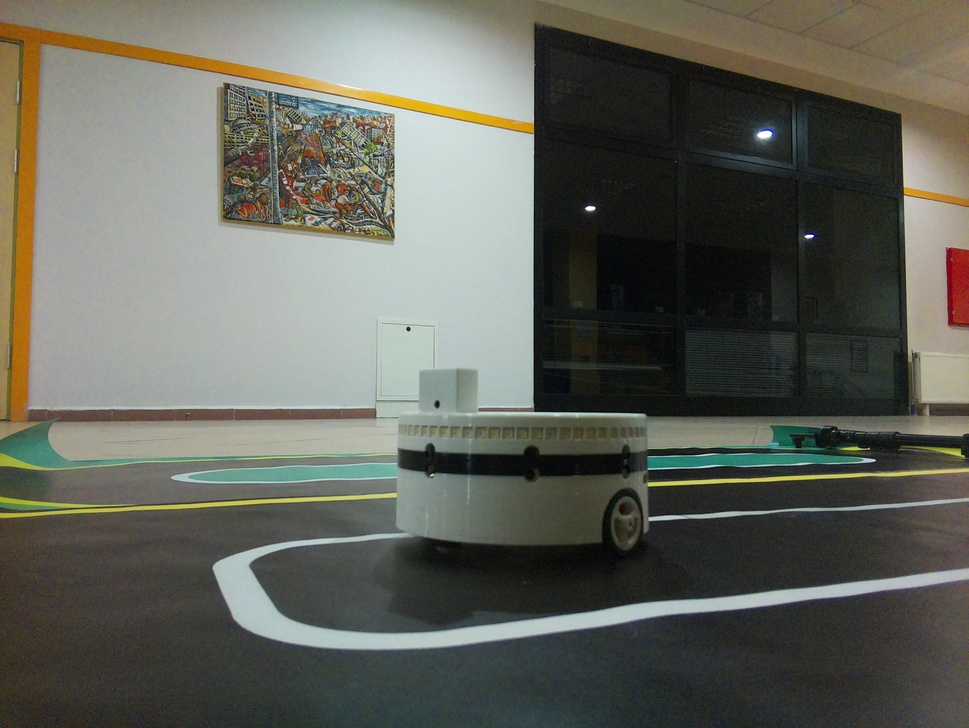
#> input picture Konsol4/input/1.jpg, 969 x 728 px, shrunk from 3280 x 2464 before the run; its folder holds only this picture in this run
$ python main.py
#> lines starting #> are read from the running program, lines starting #| are printed output that depends on the picture; after the words box and inside, x2 and y2 are one past the last pixel; in counts of white or black regions, pixels touching at a corner belong together
import cv2
import os
import argparse

def contour_detection(blurparam1, blurparam2, blurparam3, cannyparam1, cannyparam2):
    # Görüntülerin bulunduğu klasör yolu
#> called with blurparam1 = 35, blurparam2 = 35, blurparam3 = 2, cannyparam1 = 25, cannyparam2 = 200
    input_folder = "../input"

    # İşlenmiş görüntülerin yazılacağı klasör yolu
    output_folder = "../output"

    # input_folder içindeki görüntülere tek tek erişme
    for image_file in os.listdir(input_folder):

        # Görüntüyü yükle
        image = cv2.imread(os.path.join(input_folder, image_file))
#> image is the input picture: shape (728, 969, 3); mean B, G, R 90.8, 99.6, 98.2

        # Gri tonlamaya dönüştür
        gray = cv2.cvtColor(image, cv2.COLOR_BGR2GRAY)
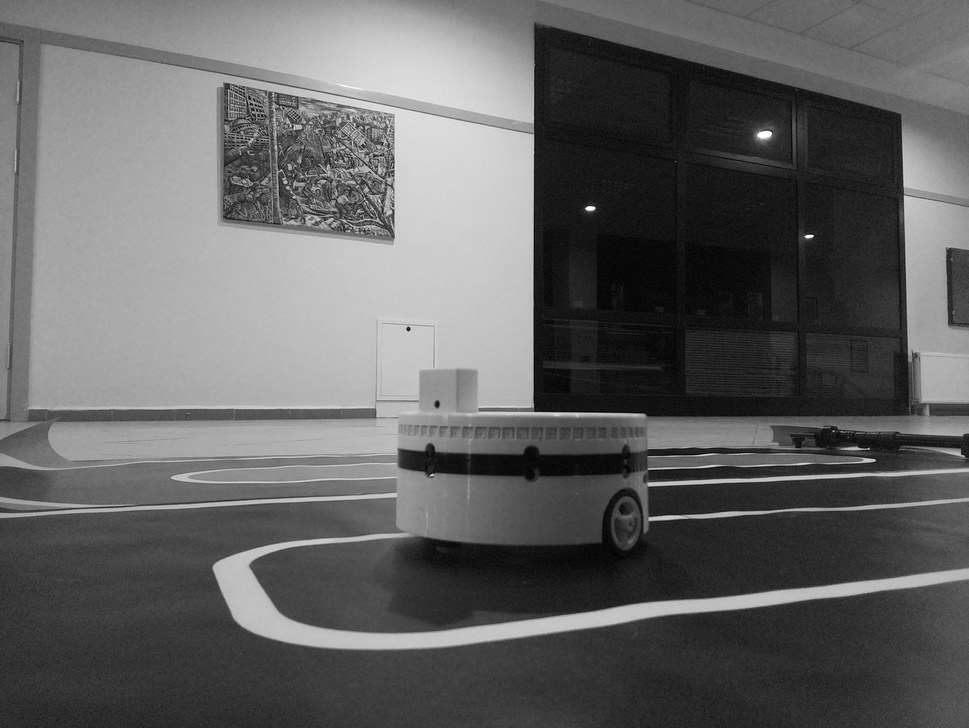
#> gray: shape (728, 969); min 1, max 255, mean 98.2

        # Gürültüyü azaltmak için Gaussian Blur uygula
        blur = cv2.GaussianBlur(gray, (blurparam1, blurparam2), blurparam3)

        # Kenarları belirleme (Canny Edge Detection)
        edges = cv2.Canny(blur, cannyparam1, cannyparam2)
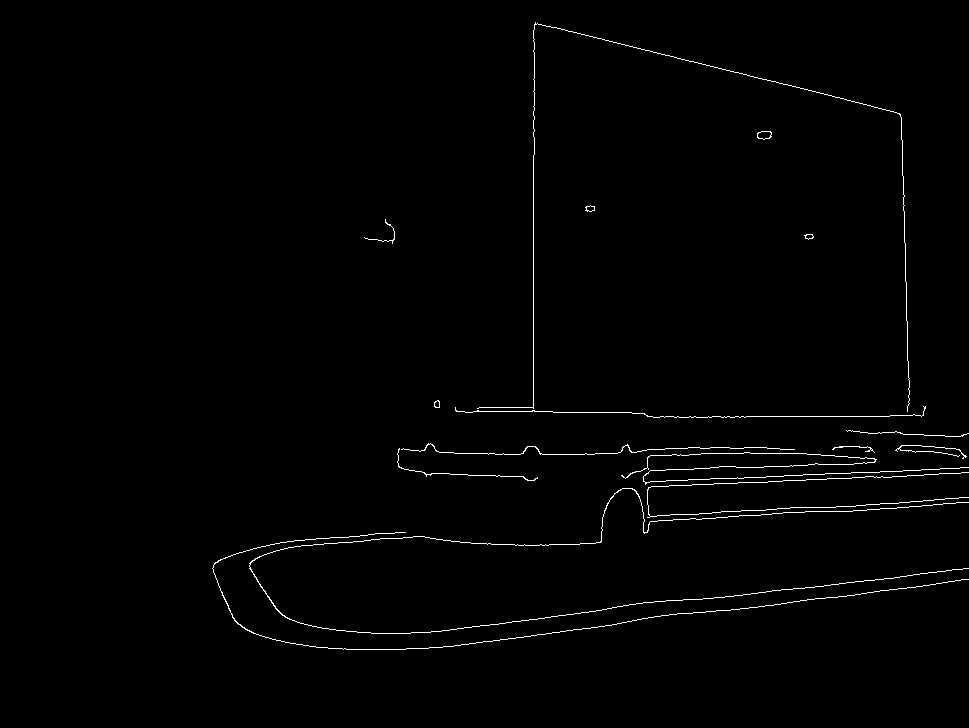
#> edges: shape (728, 969); 0.97% white in thin lines or dots, all inside (x1, y1, x2, y2) = (212, 22, 969, 650)

        # Contour (sınırlar) tespiti
        contours, hierarchy = cv2.findContours(edges, cv2.RETR_EXTERNAL, cv2.CHAIN_APPROX_SIMPLE)
#> contours = 16 contours, 9 with area under 20; largest, box (x1, y1, x2, y2) and area: (757, 131, 772, 140) 92, (249, 488, 969, 634) 64, (585, 205, 595, 212) 38, (212, 532, 969, 650) 31, (434, 400, 440, 408) 31, (804, 234, 814, 240) 31, (401, 443, 795, 455) 28

        # Konturları görüntünün üzerine çiz
        cv2.drawContours(image, contours, -1, (0, 0, 255), 3)
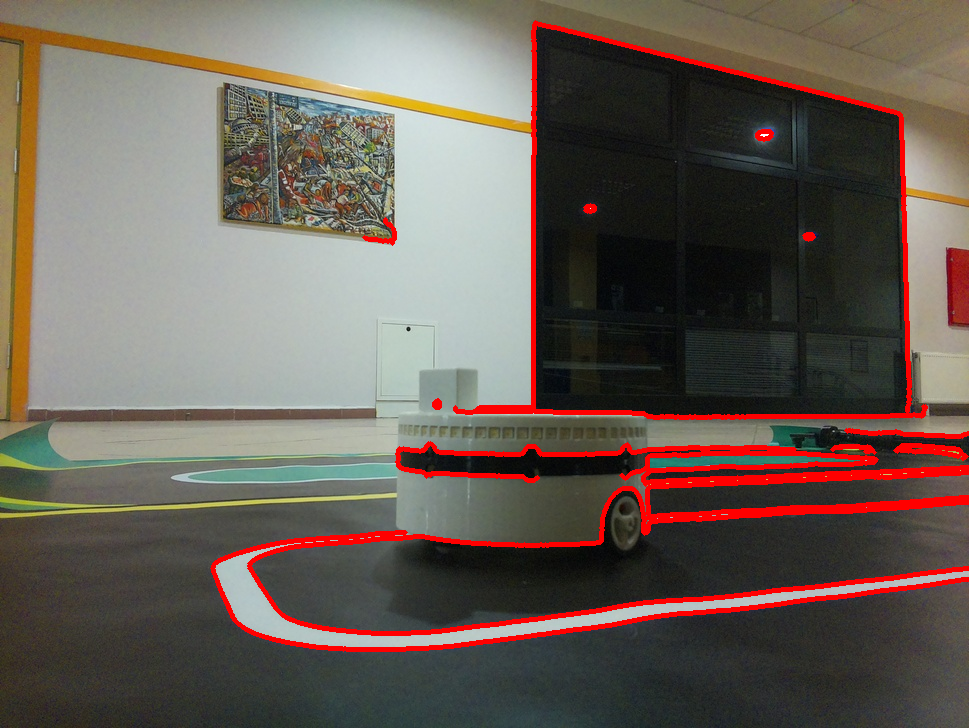
#> image: shape (728, 969, 3); 4.7% of pixels changed, all inside (x1, y1, x2, y2) = (210, 20, 969, 652)

        # İşlenmiş görüntüyü yazdırma
        cv2.imwrite(os.path.join(output_folder, image_file), image)

if __name__ == '__main__':
    # Konsoldan önemli parametrelerin alınması (bir değer girilmezse default değerler alınır.)
    parser = argparse.ArgumentParser(description='Değişkenlik gösteren parametrelerin konsoldan alınması.')

    parser.add_argument('blurparam1', type=int, default=35, nargs='?')
    parser.add_argument('blurparam2', type=int, default=35, nargs='?')
    parser.add_argument('blurparam3', type=int, default=2, nargs='?')
    parser.add_argument('cannyparam1', type=int, default=25, nargs='?')
    parser.add_argument('cannyparam2', type=int, default=200, nargs='?')

    args = parser.parse_args()

    contour_detection(args.blurparam1, args.blurparam2, args.blurparam3, args.cannyparam1, args.cannyparam2)

$ run again, on Konsol4/input/13.jpg
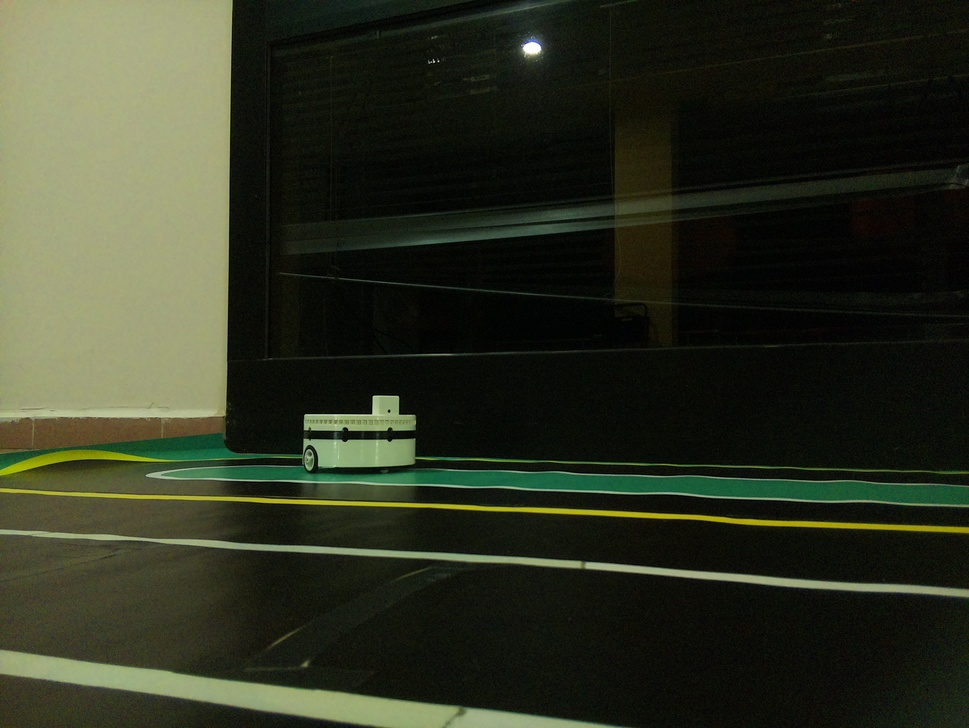
#> input picture Konsol4/input/13.jpg, 969 x 728 px, shrunk from 3280 x 2464 before the run
#> in contour_detection, image is the input picture: shape (728, 969, 3); mean B, G, R 33.9, 50.3, 46.2
#> in contour_detection, `edges = cv2.Canny(blur, cannyparam1, cannyparam2)`:
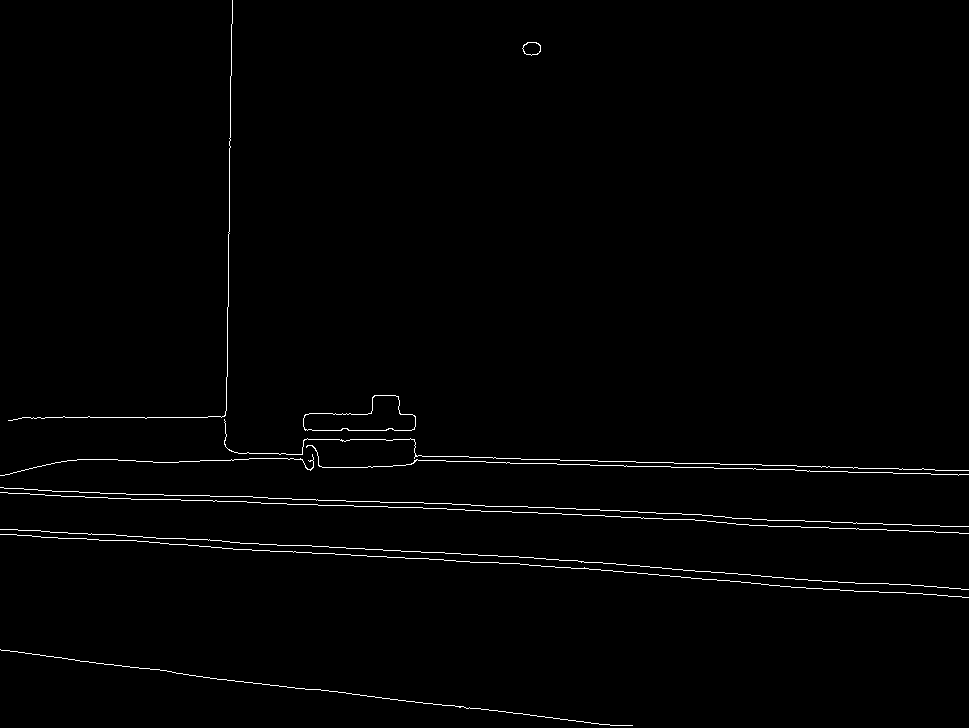
#> edges: shape (728, 969); 1% white in thin lines or dots
#> contours = 11 contours, 9 with area under 20; largest, box (x1, y1, x2, y2) and area: (303, 395, 416, 431) 2288, (522, 42, 541, 56) 186
#> in contour_detection, `cv2.drawContours(image, contours, -1, (0, 0, 255), 3)`:
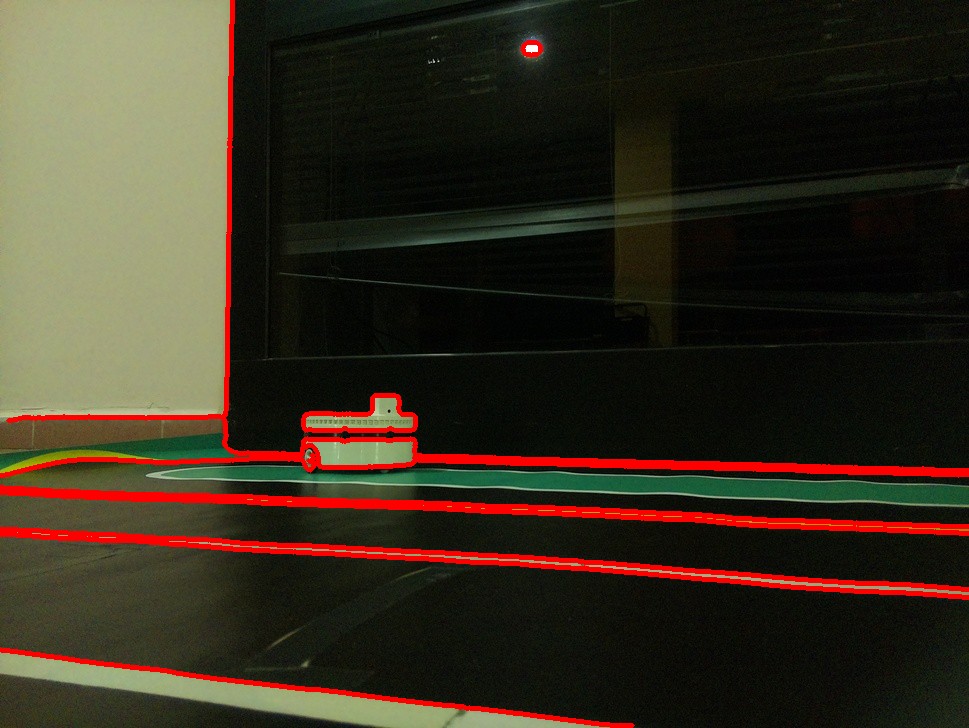
#> image: shape (728, 969, 3); 5.08% of pixels changed, all inside (x1, y1, x2, y2) = (0, 0, 969, 728)

$ run again, on Konsol4/input/20.jpg
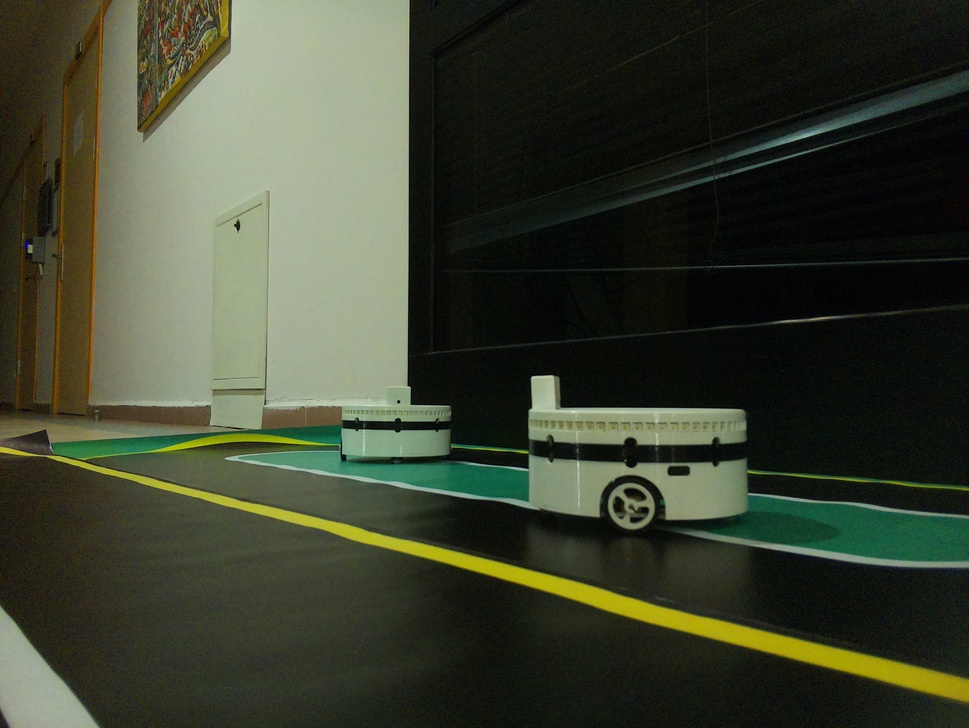
#> input picture Konsol4/input/20.jpg, 969 x 728 px, shrunk from 3280 x 2464 before the run
#> in contour_detection, image is the input picture: shape (728, 969, 3); mean B, G, R 47.3, 64.4, 59.4
#> in contour_detection, `edges = cv2.Canny(blur, cannyparam1, cannyparam2)`:
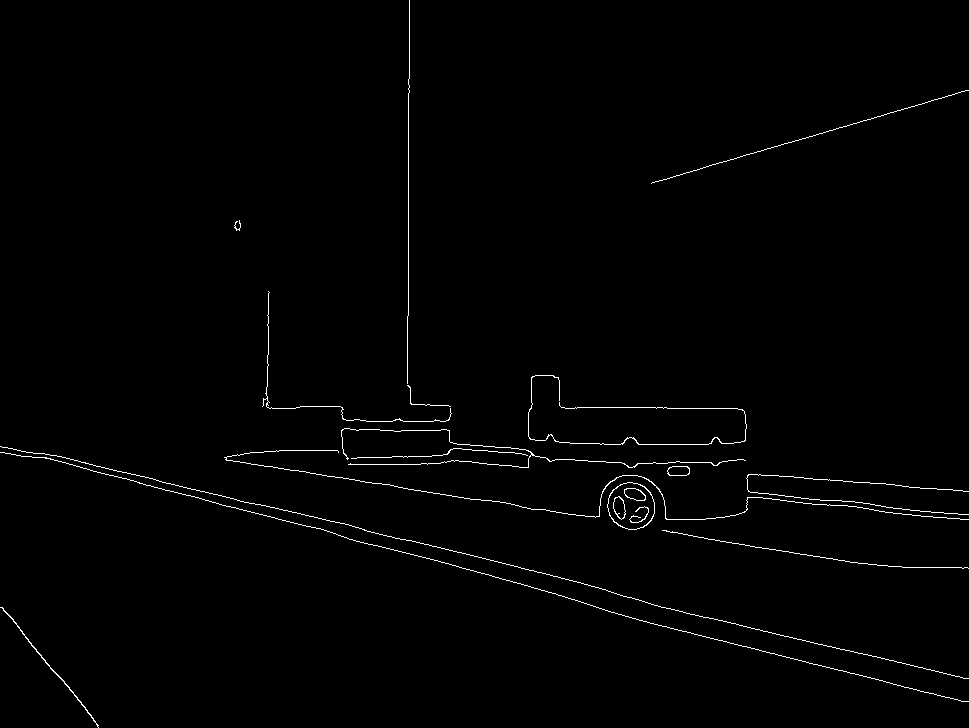
#> edges: shape (728, 969); 0.97% white in thin lines or dots
#> contours = 16 contours, 10 with area under 20; largest, box (x1, y1, x2, y2) and area: (607, 482, 655, 530) 1736, (667, 466, 690, 476) 182, (0, 607, 99, 728) 90, (528, 375, 747, 445) 37, (224, 450, 969, 520) 32, (341, 428, 746, 468) 32
#> in contour_detection, `cv2.drawContours(image, contours, -1, (0, 0, 255), 3)`:
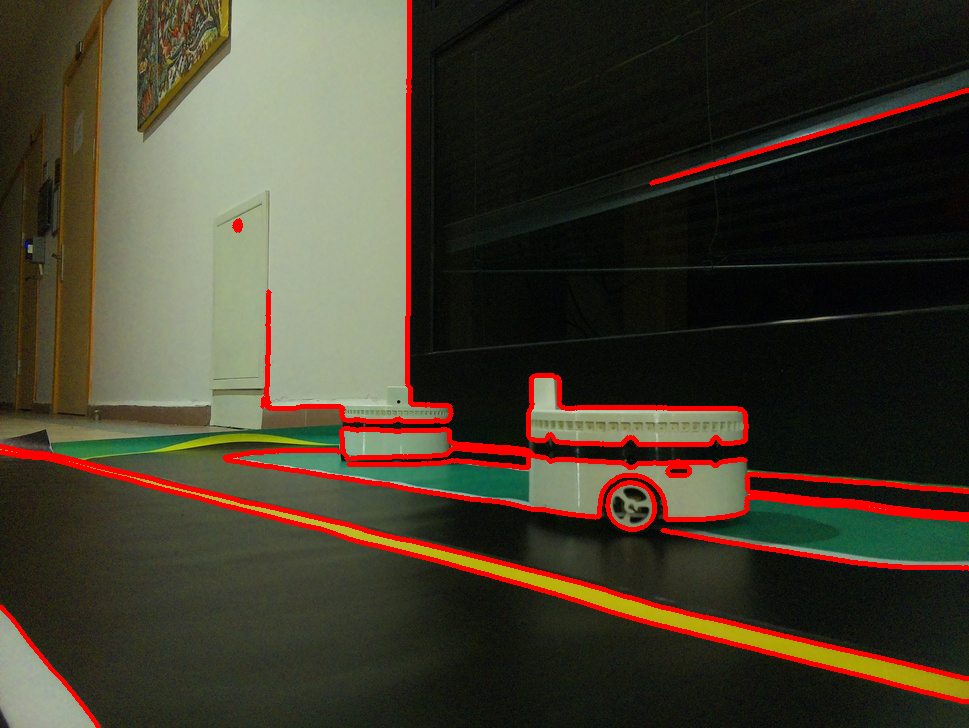
#> image: shape (728, 969, 3); 4.56% of pixels changed, all inside (x1, y1, x2, y2) = (0, 0, 969, 728)

$ run again, on Konsol4/input/102.jpg
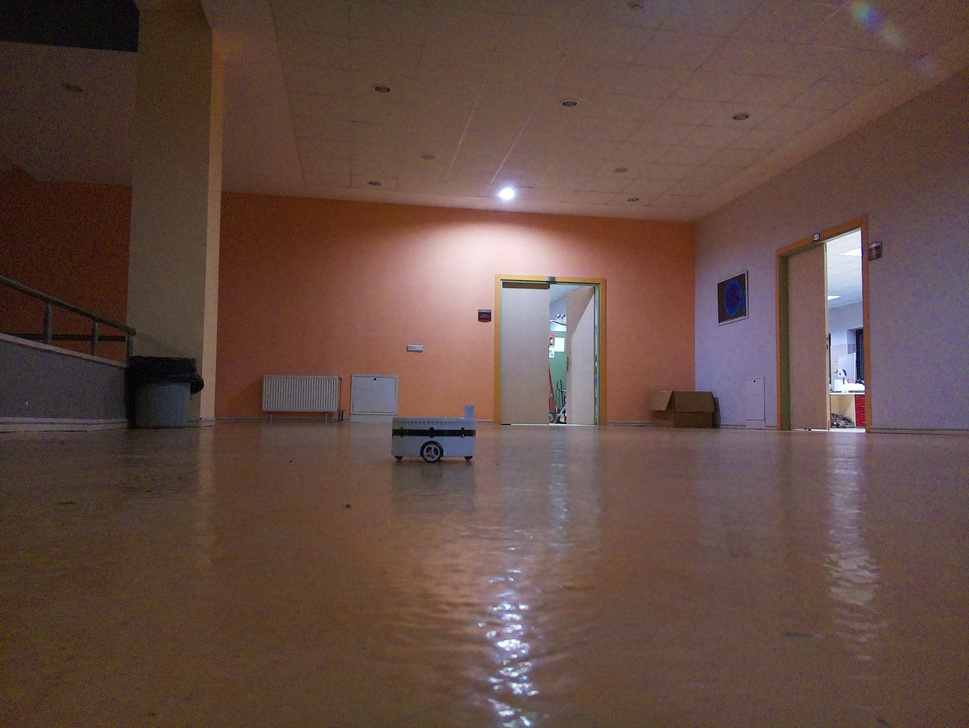
#> input picture Konsol4/input/102.jpg, 969 x 728 px, shrunk from 3280 x 2464 before the run
#> in contour_detection, image is the input picture: shape (728, 969, 3); mean B, G, R 68.5, 75.7, 99.7
#> in contour_detection, `edges = cv2.Canny(blur, cannyparam1, cannyparam2)`:
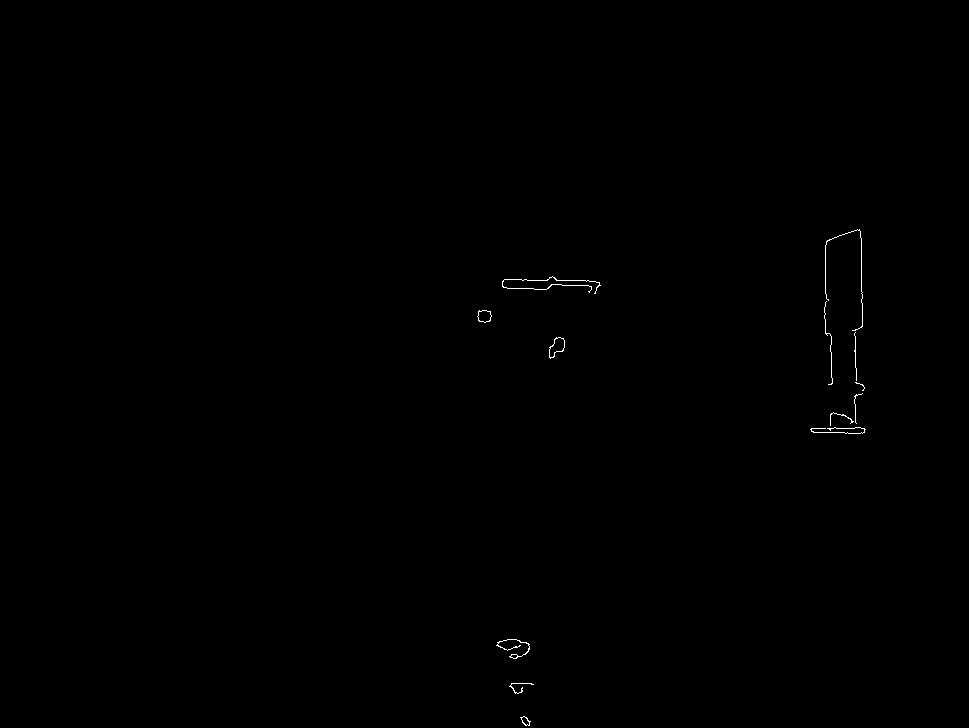
#> edges: shape (728, 969); 0.16% white in thin lines or dots, all inside (x1, y1, x2, y2) = (477, 229, 866, 726)
#> contours = 13 contours, 9 with area under 20; largest, box (x1, y1, x2, y2) and area: (549, 337, 565, 359) 188, (477, 310, 492, 323) 130, (520, 716, 531, 726) 50, (496, 639, 530, 659) 44
#> in contour_detection, `cv2.drawContours(image, contours, -1, (0, 0, 255), 3)`:
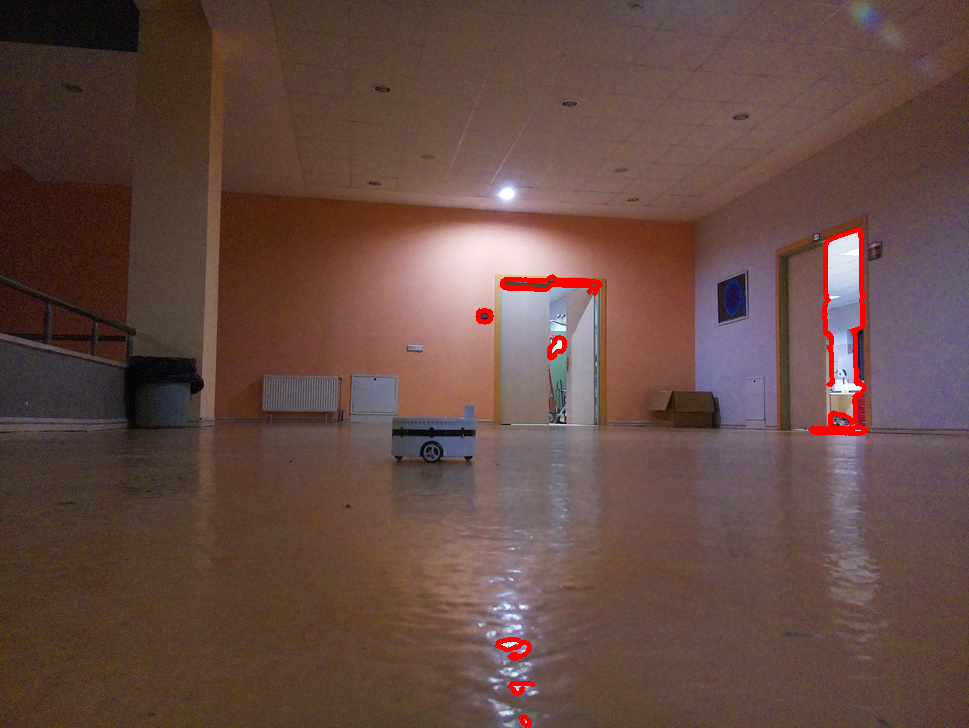
#> image: shape (728, 969, 3); 0.72% of pixels changed, all inside (x1, y1, x2, y2) = (475, 227, 868, 728)
